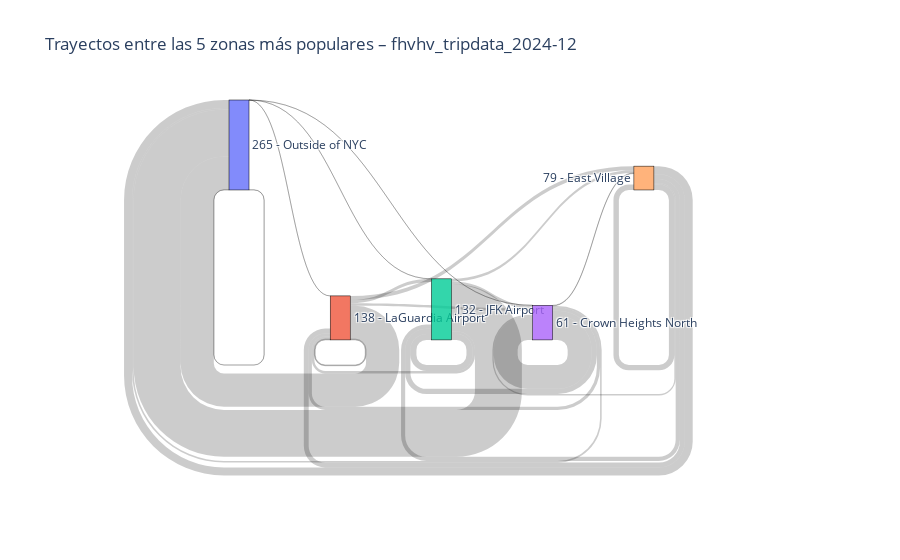
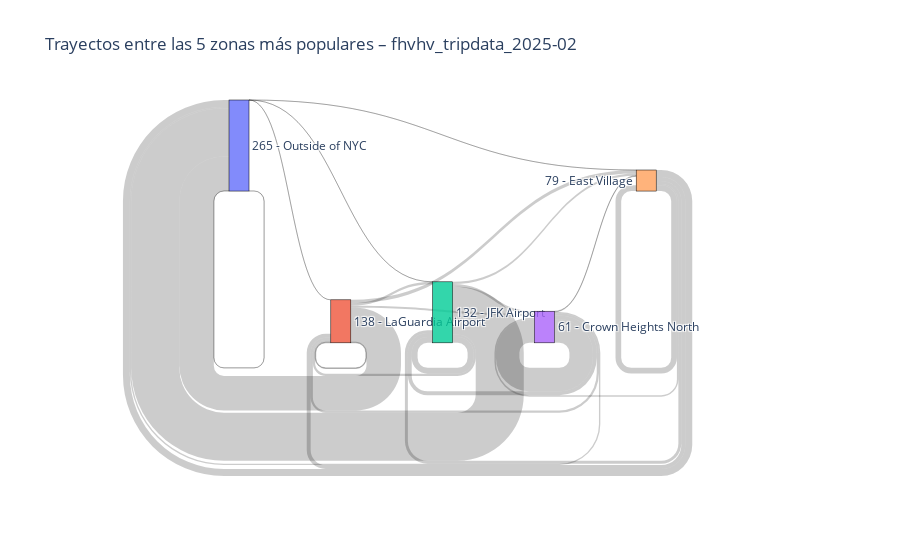
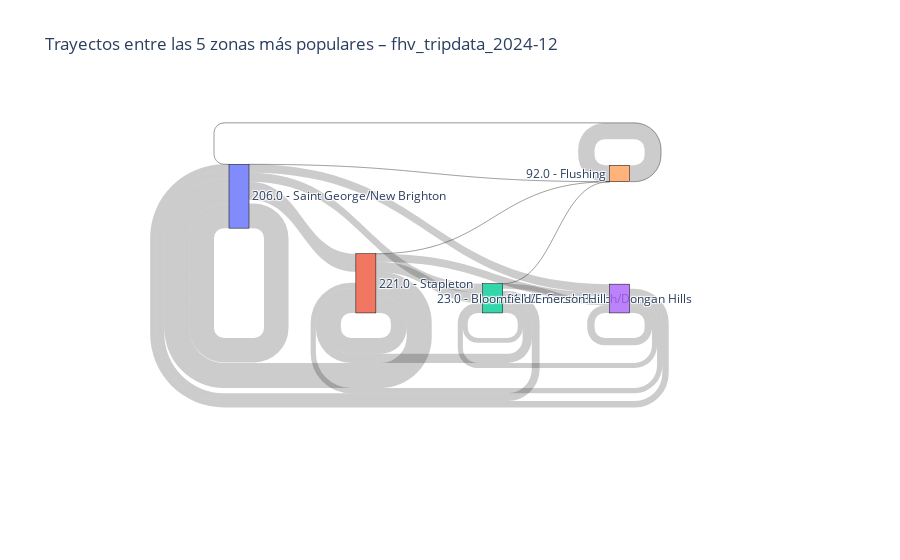
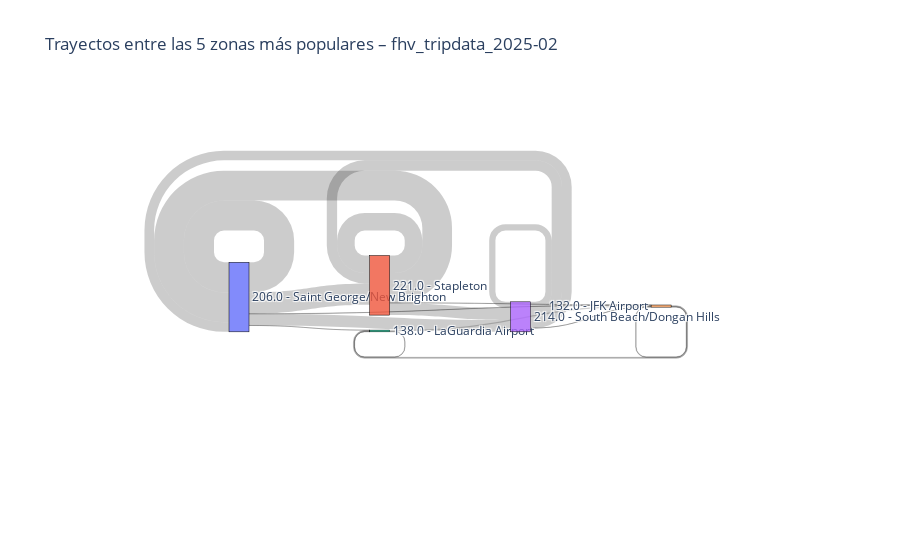

The notebook cell saved with these charts, in order:
### Code cell
# Función para generar un diagrama de Sankey con las 5 zonas más populares

def plot_sankey_top5_dict(datasets_dict, zona_nombres):
    """
    Genera un diagrama de Sankey para cada dataset en el diccionario,
    mostrando los trayectos entre las 5 zonas más frecuentes (origen/destino).

    Parámetros:
    - datasets_dict: diccionario {nombre_dataset: DataFrame}
    - zona_nombres: diccionario {LocationID: Nombre de zona}

    Devuelve:
    - lista de figuras Sankey (una por dataset)
    """
    import plotly.graph_objects as go

    figuras = []

    for nombre, df in datasets_dict.items():
        if "PULocationID" not in df.columns or "DOLocationID" not in df.columns:
            print(f"⚠️ {nombre}: no contiene columnas de ubicación. Se omite.")
            continue

        zonas = df.groupby(['PULocationID', 'DOLocationID']).size().reset_index(name='count')

        # Top 5 zonas más activas combinando origen y destino
        zonas_frecuentes = pd.concat([
            zonas.groupby('PULocationID')['count'].sum(),
            zonas.groupby('DOLocationID')['count'].sum()
        ]).groupby(level=0).sum().nlargest(5).index.tolist()

        zonas_top5 = zonas[
            zonas['PULocationID'].isin(zonas_frecuentes) &
            zonas['DOLocationID'].isin(zonas_frecuentes)
        ]

        if zonas_top5.empty:
            print(f"⚠️ {nombre}: no hay suficientes trayectos entre las 5 zonas más frecuentes.")
            continue

        etiquetas = [f"{z} - {zona_nombres.get(z, 'Desconocido')}" for z in zonas_frecuentes]
        zona_idx = {zona: i for i, zona in enumerate(zonas_frecuentes)}

        source = zonas_top5['PULocationID'].map(zona_idx).tolist()
        target = zonas_top5['DOLocationID'].map(zona_idx).tolist()
        value = zonas_top5['count'].tolist()

        fig = go.Figure(data=[go.Sankey(
            node=dict(
                pad=15, thickness=20,
                line=dict(color="black", width=0.5),
                label=etiquetas
            ),
            link=dict(source=source, target=target, value=value)
        )])

        fig.update_layout(
            title_text=f"Trayectos entre las 5 zonas más populares – {nombre}",
            font_size=12
        )

        fig.show()
        figuras.append(fig)

    return figuras

# Generamos diagramas de Sankey para los datasets de Febrero 2025 y Diciembre 2024 limpios
# Asumiendo que zona_nombres ya está cargado
plot_sankey_top5_dict(normalized_datasets, zona_nombres)

### Figure 1 — Plotly figure (JSON) as saved in the notebook; plotly's stock layout.template omitted (floating-point values rounded to 4 significant figures)
{"data": [{"link": {"source": [3, 3, 3, 3, 3, 4, 4, 4, 4, 4, 2, 2, 2, 2, 2, 1, 1, 1, 1, 1, 0, 0, 0, 0], "target": [3, 4, 2, 1, 0, 3, 4, 2, 1, 0, 3, 4, 2, 1, 0, 3, 4, 2, 1, 0, 3, 2, 1, 0], "value": [33297, 855, 7319, 4488, 2226, 1828, 7585, 5776, 6797, 11167, 4327, 3556, 8350, 3477, 65283, 3641, 5836, 4378, 1123, 46258, 1, 19, 7, 257]}, "node": {"label": ["265 - Outside of NYC", "138 - LaGuardia Airport", "132 - JFK Airport", "61 - Crown Heights North", "79 - East Village"], "line": {"color": "black", "width": 0.5}, "pad": 15, "thickness": 20}, "type": "sankey"}], "layout": {"font": {"size": 12}, "title": {"text": "Trayectos entre las 5 zonas más populares – fhvhv_tripdata_2024-12"}}}

### Figure 2 — Plotly figure (JSON) as saved in the notebook; plotly's stock layout.template omitted (floating-point values rounded to 4 significant figures)
{"data": [{"link": {"source": [3, 3, 3, 3, 3, 4, 4, 4, 4, 4, 2, 2, 2, 2, 2, 1, 1, 1, 1, 1, 0, 0, 0, 0], "target": [3, 4, 2, 1, 0, 3, 4, 2, 1, 0, 3, 4, 2, 1, 0, 3, 4, 2, 1, 0, 4, 2, 1, 0], "value": [31833, 949, 5211, 3017, 1850, 1997, 7722, 4034, 5361, 9427, 3576, 2981, 7966, 3019, 65159, 2553, 4637, 3426, 917, 46766, 1, 17, 9, 223]}, "node": {"label": ["265 - Outside of NYC", "138 - LaGuardia Airport", "132 - JFK Airport", "61 - Crown Heights North", "79 - East Village"], "line": {"color": "black", "width": 0.5}, "pad": 15, "thickness": 20}, "type": "sankey"}], "layout": {"font": {"size": 12}, "title": {"text": "Trayectos entre las 5 zonas más populares – fhvhv_tripdata_2025-02"}}}

### Figure 3 — Plotly figure (JSON) as saved in the notebook; plotly's stock layout.template omitted (floating-point values rounded to 4 significant figures)
{"data": [{"link": {"source": [3, 3, 3, 3, 4, 4, 0, 0, 0, 0, 0, 2, 2, 2, 2, 2, 1, 1, 1, 1, 1], "target": [3, 0, 2, 1, 4, 0, 3, 4, 0, 2, 1, 3, 4, 0, 2, 1, 3, 4, 0, 2, 1], "value": [501, 439, 347, 358, 1117, 1, 570, 3, 1672, 609, 1229, 349, 1, 534, 332, 625, 542, 1, 1707, 706, 1078]}, "node": {"label": ["206.0 - Saint George/New Brighton", "221.0 - Stapleton", "214.0 - South Beach/Dongan Hills", "23.0 - Bloomfield/Emerson Hill", "92.0 - Flushing"], "line": {"color": "black", "width": 0.5}, "pad": 15, "thickness": 20}, "type": "sankey"}], "layout": {"font": {"size": 12}, "title": {"text": "Trayectos entre las 5 zonas más populares – fhv_tripdata_2024-12"}}}

### Figure 4 — Plotly figure (JSON) as saved in the notebook; plotly's stock layout.template omitted (floating-point values rounded to 4 significant figures)
{"data": [{"link": {"source": [4, 4, 2, 2, 0, 0, 0, 0, 0, 3, 3, 3, 3, 1, 1, 1, 1], "target": [4, 2, 4, 2, 4, 2, 0, 3, 1, 4, 0, 3, 1, 4, 0, 3, 1], "value": [28, 52, 77, 19, 8, 4, 1691, 649, 1196, 4, 543, 350, 580, 4, 1668, 684, 987]}, "node": {"label": ["206.0 - Saint George/New Brighton", "221.0 - Stapleton", "138.0 - LaGuardia Airport", "214.0 - South Beach/Dongan Hills", "132.0 - JFK Airport"], "line": {"color": "black", "width": 0.5}, "pad": 15, "thickness": 20}, "type": "sankey"}], "layout": {"font": {"size": 12}, "title": {"text": "Trayectos entre las 5 zonas más populares – fhv_tripdata_2025-02"}}}
